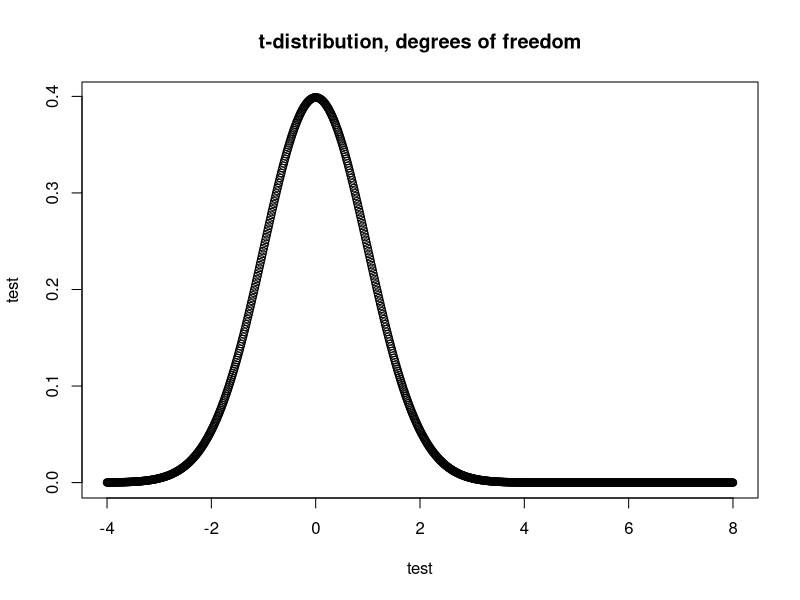

Source code (R):
#' BTC1859 Data Science I, Assigbnment 1 
#' Zacehry Chan 

#' -------------------------------------

#' Question 1: Suppose 6 out of 15 students in a class develop influenza, 
#' whereas there is 20% chance for a student in similar school classes 
#' nationwide to develop influenza. Is there evidence of an excessive number 
#' of cases in the class? That is, what is the probability of obtaining at 
#' least 6 cases in this class if the nationwide rate holds true?


#' Using the fucntion pbinopm() as this scenario deals with desecretized, 
#' numerical data. Also assuming taht there are only 2 states for this sickness,
#' sick or not sick, thus fulfilling the requiremnets (&conditions) necessary 
#' to use a binomial distribution 
#' 
#' Given p = 0.2, _________

prob_at_least_6 <- 1 - pbinom(5,size = 15,prob = 0.2)

#outputting probability to console window
prob_at_least_6

# prob_at_least_6 = 0.06105143

#' Calculates the porbability fo there being at least 5 (x <= 5) 
#' takes the complement to see the probablity of there being at least 6 cases 
#' of sickeness in a given class, given the parameters 

#' -------------------------------------

# Question 5

#Setting sequence for x-axis, using seq func to ensure smooth line (has many, many points)
x <- seq(from=-4,to=8,length.out = 1000)
y_norm <- dnorm(x, mean = 0, sd = sqrt(1), log = FALSE)
plot(x,y_norm, type = "p", main="t-distribution, degrees of freedom", xlab = "test",ylab = "test")
